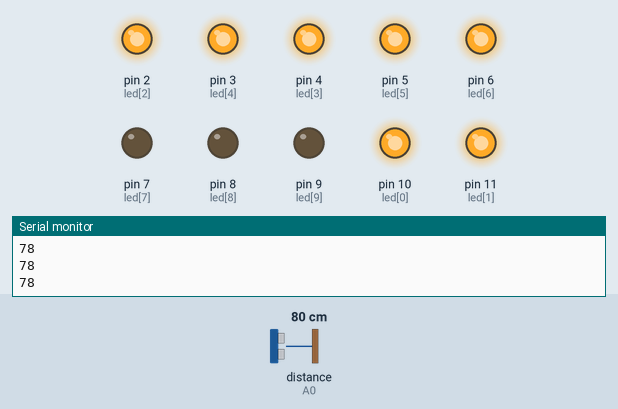
The sketch below on a simulated Arduino Uno, built with avr-gcc and run on an emulated ATmega328P. Parts: output pins drawn as LEDs (lit = HIGH), the last lines printed to the serial monitor. Wiring (inferred from the names in the program): ultrasonic range finder: trigger A1; echo A0. Dashed ring = blinking. The inputs (shaded band) are chosen by the test bench; at power-on: distance to the obstacle (sensor on A0) 80 cm. The echo pulse lasts 58.3 µs per cm; pins used as bus, display or sensor lines are not drawn.

Above: at 1.2 s.
1.3 s: distance to the obstacle (sensor on A0) set to 85 cm
At 2.2 s:
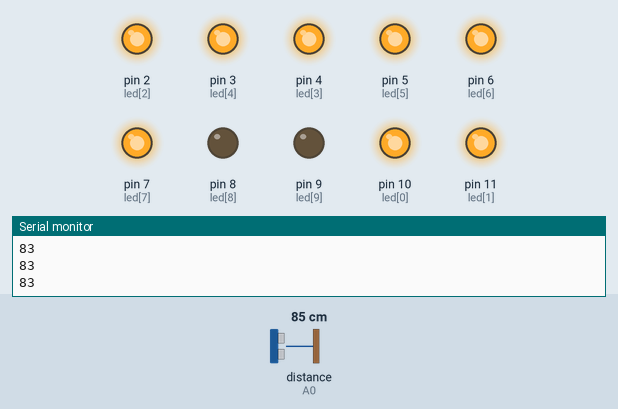
2.8 s: distance to the obstacle (sensor on A0) set to 90 cm
4.3 s: distance to the obstacle (sensor on A0) set to 97 cm
At 5.3 s:
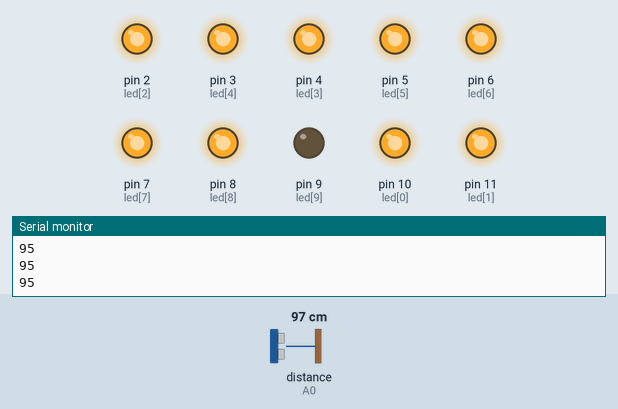
5.8 s: distance to the obstacle (sensor on A0) set to 120 cm
At 8.15 s:
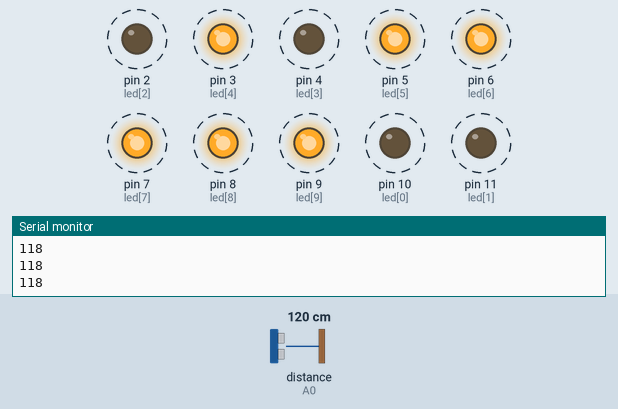
8.8 s: distance to the obstacle (sensor on A0) set to 116 cm
11.8 s: distance to the obstacle (sensor on A0) set to 108 cm
At 12.5 s:
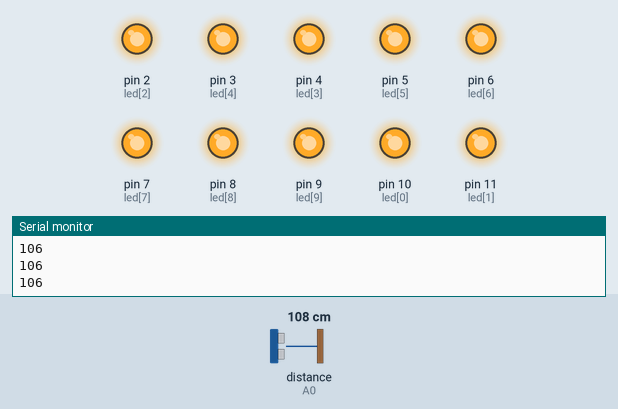
Timing chart, 0 to 14.3 s (numbered marks = the images above; inputs shaded):
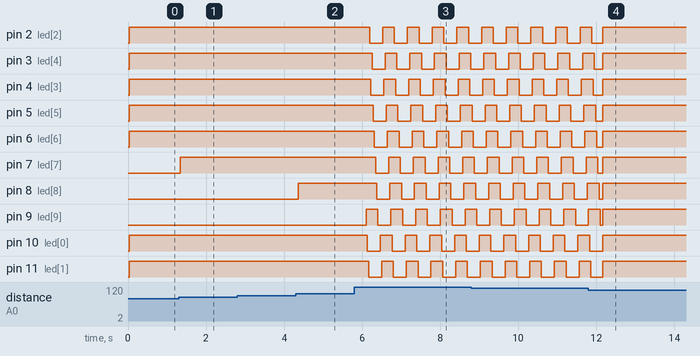

The sketch:

Sensor_leds.ino
```cpp
#include "SR04.h"
#define TRIG_PIN A1
#define ECHO_PIN A0
SR04 sr04 = SR04(ECHO_PIN,TRIG_PIN);
int led[]={10,11,2,4,3,5,6,7,8,9}; // defino un array para los puertos donde están conectados los leds en secuencia.
int dis[11]; // defino un array para distintas distancias (11 en total)
int dd;
int jdel1=30; // delays para el jueguito cuando la distancia es alta
int jdel2=30;
void setup() {
// arma un bucle y asigna al array los valores 10, 20, 30 hasta el 100.
  for (int i = 0; i <= 10; i++){
    dis[i] = (i+1)*10 ;
  }
// Usando el array de los leds ponemos el modo en los pines y apagamos cualquiera que pudiera estar encendido
  for (int i = 0; i <= 9; i++){
      pinMode(led[i], OUTPUT);
      digitalWrite(led[i], LOW);

  }

Serial.begin(9600);
delay(1);
}

void loop() {
  dd=sr04.Distance(); // esto lee la distancia del sensor y la pone en la variable dd.
  admled(dd); // esto va a una funcion para encender los leds de acuerdo a la distancia.

}


void admled(int dist){ // esta es la funcion para administrar el encendido de los leds.
  Serial.println(dist);

//armamos un bucle para comparar la distancia proveniente del sensor con las distancias definidas en el array dis[]
  for (int i = 10; i >= 0; i--){
    // compara la distancia con la correspondiente del array (si = 10 y la dist es mayor a la máxima va a la funcion jugar para mostrar que está en standby.
    if (dist > dis[i]){
      if (i == 10){
        jugar(); // esto va a otra funcion mas pero para hacer un bucle en caso de que detecte una distancia muy larga o ni llegue a detectarla.
        return;
      }else{ // de otra manera si i está entre 0 y 9 enciende o apaga el led correspondiente.
        digitalWrite(led[i], HIGH);
      }
    }else{
      digitalWrite(led[i], LOW);
    }
  }
  return;
}

void jugar(){
  // enciende los leds uno a uno
  for (int ii=0; ii<=9;ii++){
    digitalWrite(led[ii], HIGH);
    delay(jdel1);
  }
  // apaga los leds uno a uno
  for (int ii=0; ii<=9;ii++){
    digitalWrite(led[ii], LOW);
    delay(jdel2);

  }
return;
}
```

Measured:
- the behaviour switches between 82 and 83 cm on distance to the obstacle (sensor on A0) (found by bisection; images 0 and 1)
- the behaviour switches between 92 and 93 cm on distance to the obstacle (sensor on A0) (found by bisection; images 1 and 2)
- the behaviour switches between 113 and 112 cm on distance to the obstacle (sensor on A0) (found by bisection; images 3 and 4)
- after the input at 1.3 s, pin 7 (led[7]): LOW → HIGH at once
- after the input at 4.3 s, pin 8 (led[8]): LOW → HIGH after 0.06 s
- after the input at 5.8 s, pin 2 (led[2]): alternates HIGH for 0.30 s and LOW for 0.33 s, starting after 0.40 s; pin 3 (led[4]): alternates HIGH for 0.30 s and LOW for 0.33 s, starting after 0.46 s
- after the input at 11.8 s, pin 10 (led[0]), pin 11 (led[1]): goes on until 12.2 s, then stays HIGH
